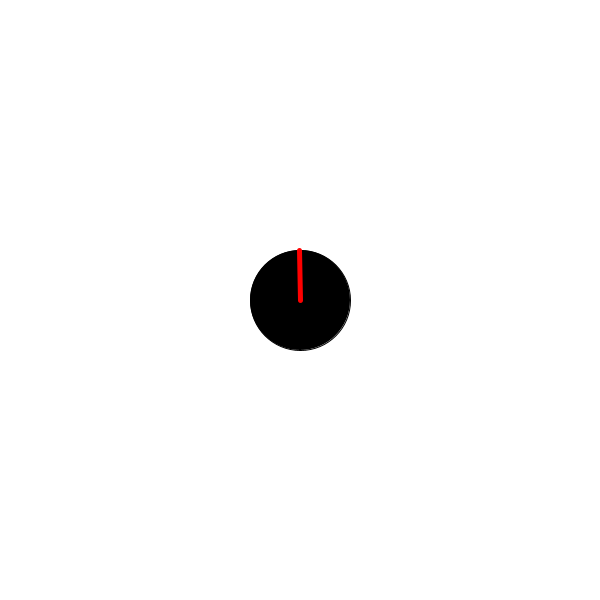
Frame 1 (no input)
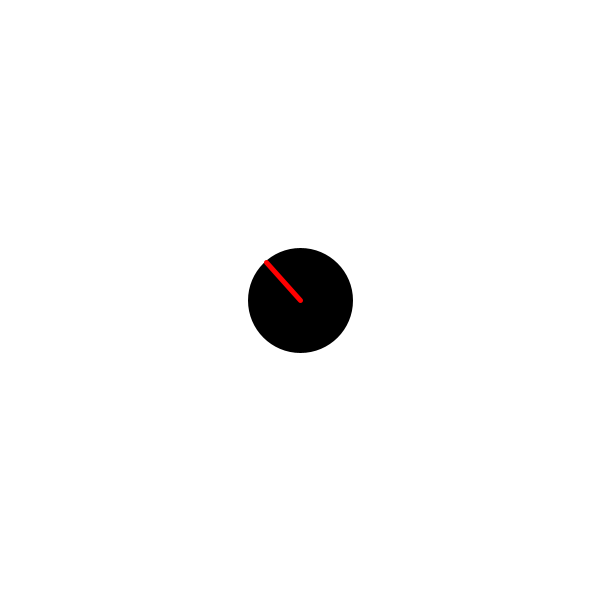
Frame 60 (the mouse pressed at the canvas centre just before this capture)
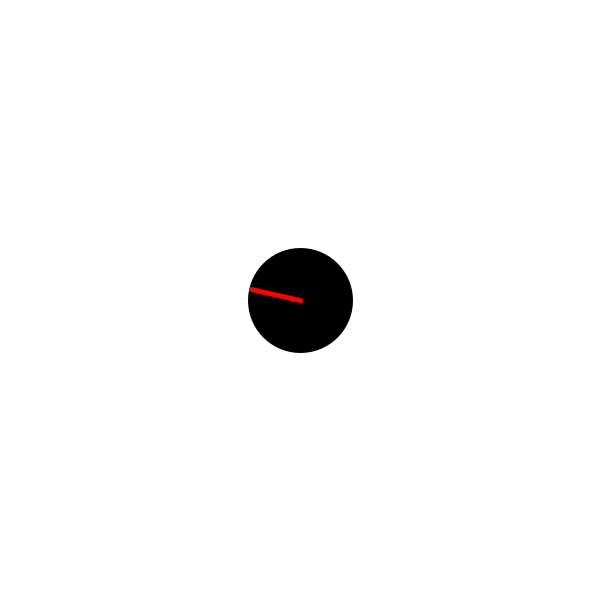
Frame 120 (the mouse held since frame 60 and released just before this capture)

The Processing sketch that drew these frames (run headless with seeded random() and noise(); from frame 60 on, the mouse is pressed at the canvas centre):

// Processing sketch: Reloj
// ── Reloj.pde
float i;
float dt= 0.3;
void setup() {
  size(600, 600);
}
void draw() {
  background(255);
  fill(0);
  stroke(0);
  ellipse(width/2, height/2, 100, 100);
  
  pushMatrix();
  translate(width/2, height/2);
  rotate(-PI/2 +i  * 2*PI/20);
  stroke(255, 0, 0);
  strokeWeight(5);
  line(0, 0, 50, 0);
  popMatrix();
  
  i +=dt;
}
